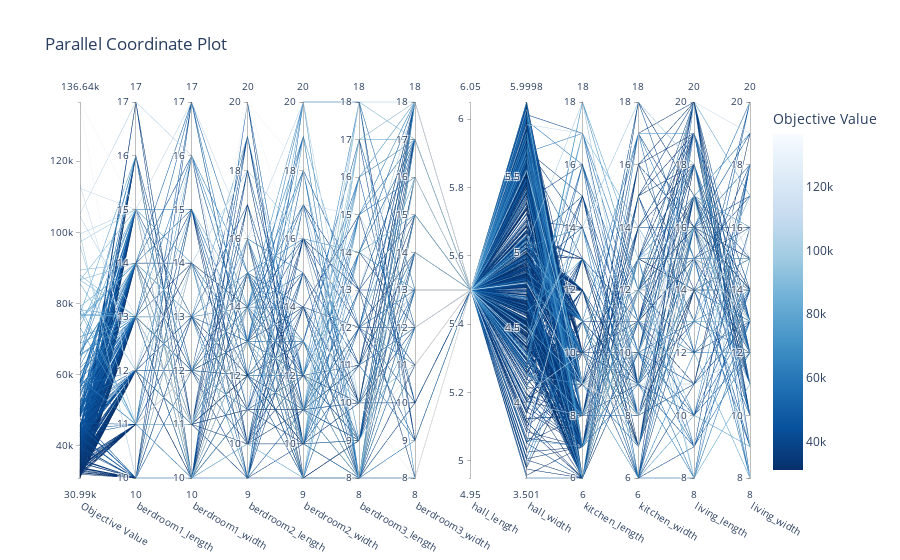

Source (notebook cell):
### Code cell
optuna.visualization.plot_parallel_coordinate(study)

### Figure 1 — Plotly figure (JSON) as saved in the notebook; plotly's stock layout.template omitted (floating-point values rounded to 4 significant figures; data arrays with more than 128 entries replaced by an {"elided": "..."} marker saying what was removed)
{"data": [{"dimensions": [{"label": "Objective Value", "range": [30990.0, 136600.0], "values": {"elided": "1000 float values"}}, {"label": "berdroom1_length", "range": [10, 17], "values": {"elided": "1000 int values"}}, {"label": "berdroom1_width", "range": [10, 17], "values": {"elided": "1000 int values"}}, {"label": "berdroom2_length", "range": [9, 20], "values": {"elided": "1000 int values"}}, {"label": "berdroom2_width", "range": [9, 20], "values": {"elided": "1000 int values"}}, {"label": "berdroom3_length", "range": [8, 18], "values": {"elided": "1000 int values"}}, {"label": "berdroom3_width", "range": [8, 18], "values": {"elided": "1000 int values"}}, {"label": "hall_length", "range": [5.5, 5.5], "values": {"elided": "1000 float values"}}, {"label": "hall_width", "range": [3.501, 6.0], "values": {"elided": "1000 float values"}}, {"label": "kitchen_length", "range": [6, 18], "values": {"elided": "1000 int values"}}, {"label": "kitchen_width", "range": [6, 18], "values": {"elided": "1000 int values"}}, {"label": "living_length", "range": [8, 20], "values": {"elided": "1000 int values"}}, {"label": "living_width", "range": [8, 20], "values": {"elided": "1000 int values"}}], "labelangle": 30, "labelside": "bottom", "line": {"color": {"elided": "1000 float values"}, "colorbar": {"title": {"text": "Objective Value"}}, "colorscale": [[0.0, "rgb(247,251,255)"], [0.125, "rgb(222,235,247)"], [0.25, "rgb(198,219,239)"], [0.375, "rgb(158,202,225)"], [0.5, "rgb(107,174,214)"], [0.625, "rgb(66,146,198)"], [0.75, "rgb(33,113,181)"], [0.875, "rgb(8,81,156)"], [1.0, "rgb(8,48,107)"]], "reversescale": true, "showscale": true}, "type": "parcoords"}], "layout": {"title": {"text": "Parallel Coordinate Plot"}}}
